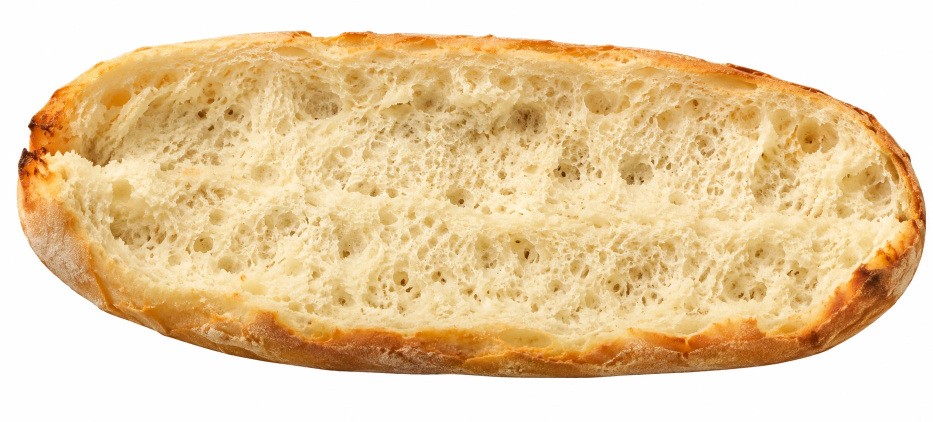
#> input picture tools/photos/demo/sources/pain-ouvert.webp, 1866 x 843 px (shown at 1/2 size); its folder holds 5 pictures in this run
$ python photos_recues.py
#> lines starting #> are read from the running program, lines starting #| are printed output that depends on the picture; after the words box and inside, x2 and y2 are one past the last pixel; in counts of white or black regions, pixels touching at a corner belong together
### tools/photos/demo/commun.py
"""Outils communs aux images de démonstration (en attendant la séance photo)."""
import json
from pathlib import Path

import numpy as np
from PIL import Image
from scipy import ndimage as ndi

ROOT = Path(__file__).resolve().parents[3]
OUT = ROOT / "public/photos"
MANIFEST = ROOT / "src/data/photos.json"
BRUTES = Path(__file__).resolve().parent / "sources"
PX = 30  # px par cm, comme la chaîne de traitement
rng = np.random.default_rng(1994)


def load(name):
    return np.asarray(Image.open(OUT / f"{name}.webp").convert("RGBA")).astype(np.float32) / 255


def hexrgb(h):
    h = h.lstrip("#")
    return np.array([int(h[i : i + 2], 16) / 255 for i in (0, 2, 4)], np.float32)


# [14 lines left out: function noise, not called in this run]


def blur(a, s):
    return ndi.gaussian_filter(a, s)


# [6 lines left out: function shade, not called in this run]


def save(name, rgba, supersample=1, synthese=True, crop=True):
    rgba = np.clip(rgba, 0, 1)
    img = Image.fromarray((rgba * 255).round().astype(np.uint8), "RGBA")
    if supersample > 1:
        img = img.resize((img.width // supersample, img.height // supersample), Image.LANCZOS)
    # Recadrage sur les pixels visibles (marge 3 %)
    a = np.asarray(img)[:, :, 3]
    ys, xs = np.nonzero(a > 8)
    if crop and len(xs):
        m = int(max(img.width, img.height) * 0.02)
        img = img.crop((max(0, xs.min() - m), max(0, ys.min() - m), min(img.width, xs.max() + m + 1), min(img.height, ys.max() + m + 1)))
    img.save(OUT / f"{name}.webp", "WEBP", quality=84, alpha_quality=90, method=5)
    man = json.loads(MANIFEST.read_text())
    man["files"][name] = {"w": img.width, "h": img.height, "wCm": round(img.width / PX, 2), "hCm": round(img.height / PX, 2), "demo": True, **({"synthese": True} if synthese else {})}
    man["files"] = dict(sorted(man["files"].items()))
    MANIFEST.write_text(json.dumps(man, indent=2, ensure_ascii=False) + "\n")
    print(f"✓ {name} {img.width}×{img.height}")
    return img

### tools/photos/demo/frites.py
"""Frites du menu et frites cheddar (démo) : frites maison, paysannes, nappage cheddar, viandes posées dessus.

Photos reçues : un tas sur plateau inox (sources/*-plateau.webp). On détoure le tas, on le met à
l'échelle (le tas fait ~18 cm), puis :
- frites maison et paysannes : le tas entier ;
- viandes « en tas » (posées sur les frites cheddar) : une poignée prise au centre du tas ;
- nappage cheddar : dessiné, au cadrage exact des paysannes (il coule dessus) ;
- bacon en miettes : dessiné (pas de photo).
"""
import cv2
import numpy as np

from commun import PX, blur, hexrgb, noise, save
from compose import over
from dessins import lit, pillow
from plateaux import cutout

rng = np.random.default_rng(7)
PILE_CM = 18.0  # largeur d'une portion de frites servie sur le plateau


def crop_alpha(img):
    ys, xs = np.nonzero(img[..., 3] > 0.05)
    return img[ys.min() : ys.max() + 1, xs.min() : xs.max() + 1]


def resize(img, w, h):
    return cv2.resize(img, (int(w), int(h)), interpolation=cv2.INTER_AREA)


# [121 lines left out: functions to_scale, handful, cheddar_mask, cheddar_over, bacon_bits, not called in this run]


# [17 lines that do not run on import are left out]

### tools/photos/demo/photos_recues.py
"""Images de démo tirées des photos reçues (plateaux inox) :

- gratin-fromage__avant : l'emmental râpé de la photo, posé dans le pain (au cadrage de « après ») ;
- nappage-cheddar__sur-frites : le cheddar gratiné de la photo, en nappe et coulures sur les paysannes ;
- kebab, tandoori, poulet, curry : portions « dans le pain » découpées dans les photos de viande ;
- pain-sandwich__ouvert : la photo du pain ouvert, vide ;
- tandoori__tas, viande-hachee__tas : la viande éparpillée sur les frites cheddar.

À lancer après frites.py (il réécrit le nappage) :  python3 photos_recues.py
"""
import cv2
import numpy as np

from commun import BRUTES, PX, blur, load, ndi, noise, save
from frites import cheddar_mask, crop_alpha, handful, resize
from plateaux import cutout


# [5 lines left out: function texture, not called in this run]


BREAD_CM = 27.0  # longueur du pain


def pain():
    """Pain ouvert, vide : détouré du fond blanc (seul le blanc relié au bord est retiré)."""
    img = cv2.imread(str(BRUTES / "pain-ouvert.webp"))
#> img is the input picture: shape (843, 1866, 3); mean B, G, R 164.6, 206.4, 233.5
    hsv = cv2.cvtColor(img, cv2.COLOR_BGR2HSV)
#> hsv: shape (843, 1866, 3); mean H, S, V 13.4, 81.5, 233.5
    white = ((hsv[..., 2] > 238) & (hsv[..., 1] < 22)).astype(np.uint8)
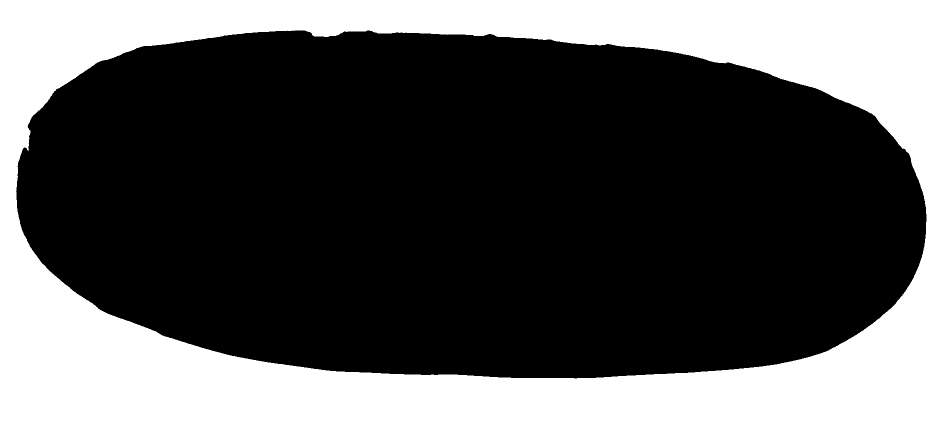
#> white: shape (843, 1866) (shown at 1/2 size); values 0 (black) and 1 (white), 32.7% white; 1 white region, box (x1, y1, x2, y2) and area: (0, 0, 1866, 843) 513734
    n, lab = cv2.connectedComponents(white)
#> n = 2
    border = set(np.unique(np.concatenate([lab[0], lab[-1], lab[:, 0], lab[:, -1]]))) - {0}
#> border = 1 item
    fg = (~np.isin(lab, list(border))).astype(np.uint8)
    fg = cv2.morphologyEx(fg, cv2.MORPH_OPEN, np.ones((5, 5), np.uint8))
#> fg: shape (843, 1866); values 0 (black) and 1 (white), 67.3% white; 1 black region, box (x1, y1, x2, y2) and area: (0, 0, 1866, 843) 513770
    n, lab, st, _ = cv2.connectedComponentsWithStats(fg)
#> st = [[0, 0, 1866, 843, 513770], [33, 61, 1820, 696, 1059268]]
    fg = (lab == 1 + np.argmax(st[1:, cv2.CC_STAT_AREA])).astype(np.float32)
    a = np.clip((blur(fg, 1.5) - 0.2) / 0.6, 0, 1)
#> in blur, `return ndi.gaussian_filter(a, s)`:
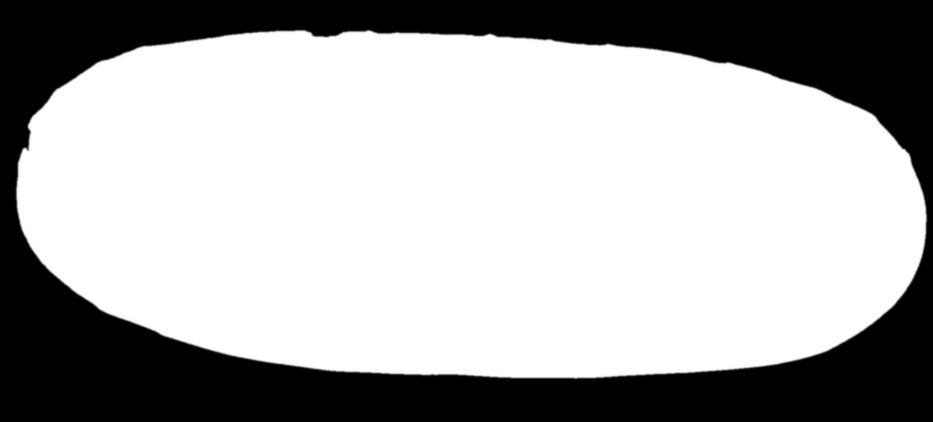
#> returned value: shape (843, 1866) float32 (shown at 1/2 size); min 0, max 1, mean 0.673
    rgb = img[..., ::-1].astype(np.float32) / 255
    out = crop_alpha(np.dstack([rgb, a]))
#> in crop_alpha, `return img[ys.min() : ys.max() + 1, xs.min() : xs.max() + 1]`:
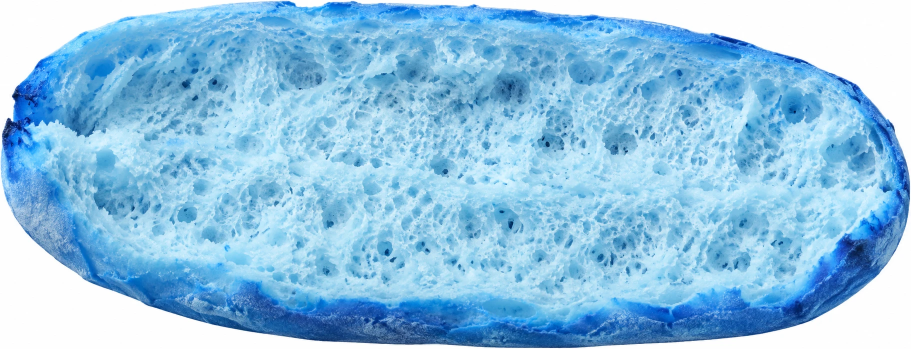
#> returned value: shape (698, 1822, 4) float32 (shown at 1/2 size); mean of channels 0, 1, 2, 3 0.896, 0.765, 0.563, 0.833; drawn as B, G, R
    k = BREAD_CM * PX / out.shape[1]
#> k = 0.445
    save("pain-sandwich__ouvert", resize(out, out.shape[1] * k, out.shape[0] * k), synthese=False)
#> in resize, `return cv2.resize(img, (int(w), int(h)), interpolation=cv2.INTER_AREA)`:
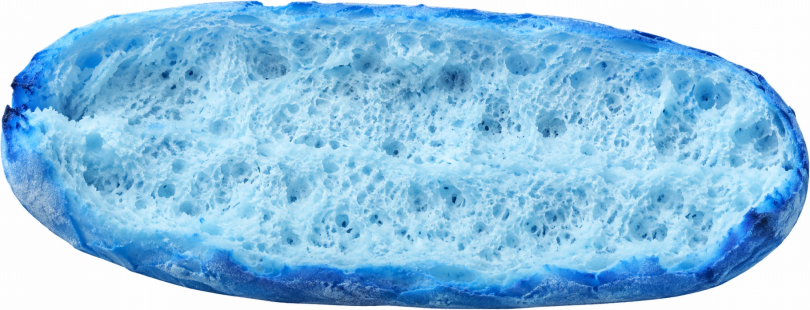
#> returned value: shape (310, 810, 4) float32; mean of channels 0, 1, 2, 3 0.897, 0.765, 0.562, 0.833; drawn as B, G, R
#> in save, `img = Image.fromarray((rgba * 255).round().astype(np.uint8), "RGBA")`:
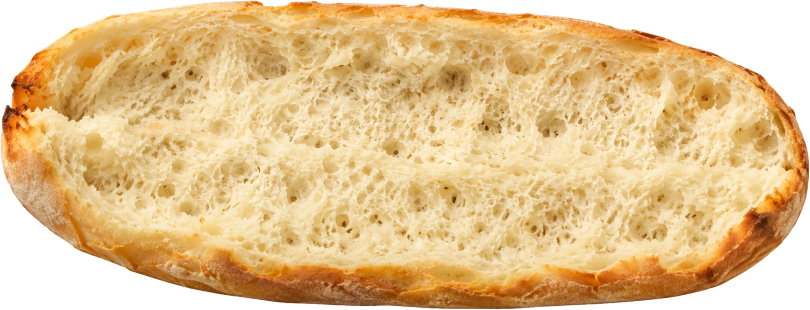
#> img: PIL image 810x310 RGBA; mean R, G, B, A 228.6, 195.1, 143.4, 212.4; transparent parts drawn white
#> in save, `a = np.asarray(img)[:, :, 3]`:
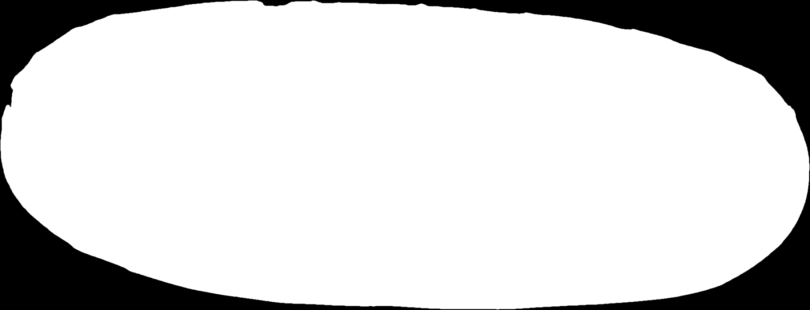
#> a: shape (310, 810); min 0, max 255, mean 212.4


# [101 lines left out: functions apres_au_pain, emmental_avant, cheddar_nappe, shift, portion, eparpille, not called in this run]


if __name__ == "__main__":
#> (the run stopped early here; a loop or call above may not have finished)
